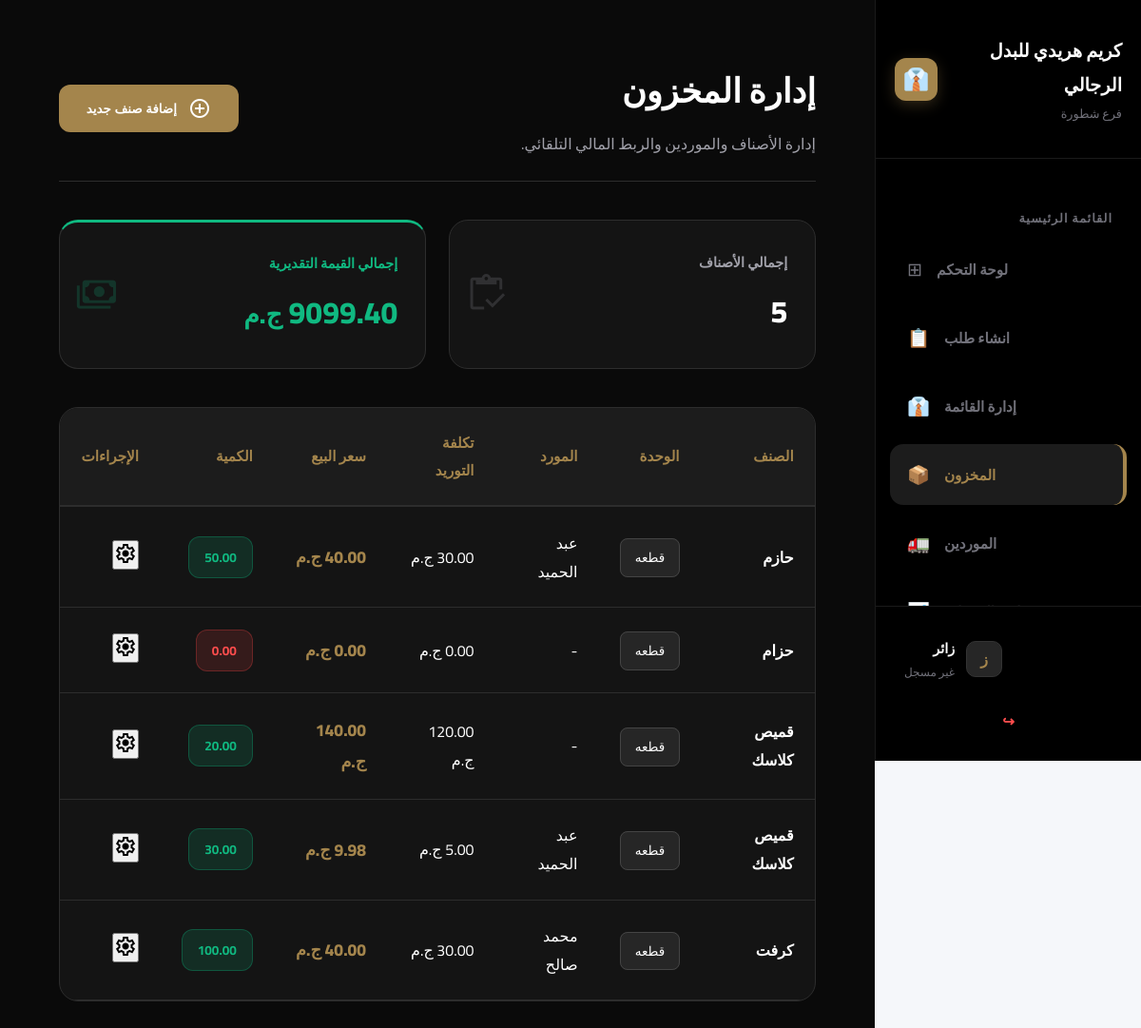
Before: /pos/inventory/ with the older database file.
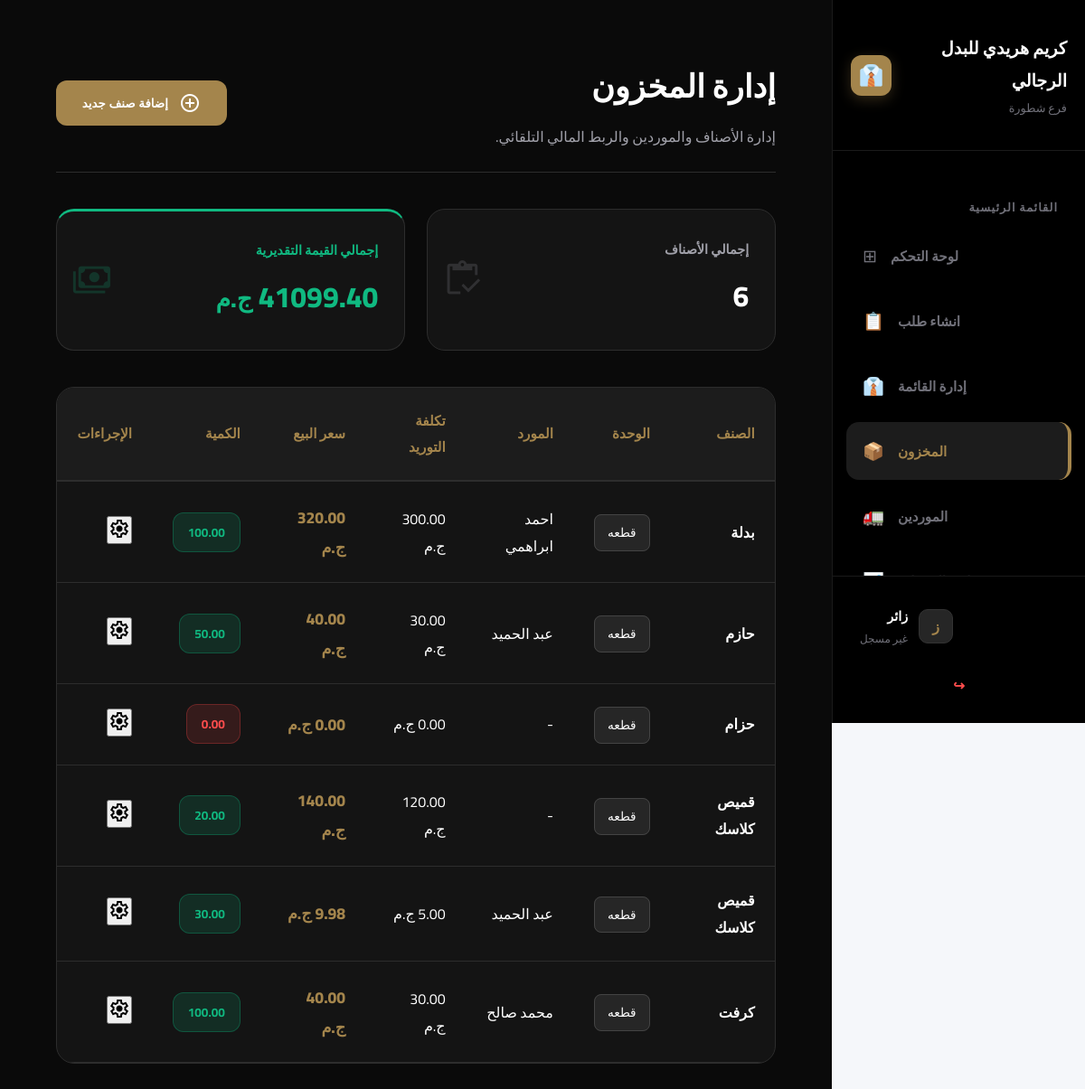
After: the same page with the newer database file.
### pos/models.py (models this page shows, shortened)
class InventoryItem(models.Model):
    name = models.CharField(max_length=200, verbose_name="اسم الصنف")
    category = models.ForeignKey(IngredientCategory, on_delete=models.CASCADE, related_name='items', verbose_name="الفئة")
    size = models.ForeignKey(Size_choices, on_delete=models.CASCADE, verbose_name="الحجم", null=True, blank=True)
    color = models.ForeignKey(Colors_choices, on_delete=models.CASCADE, verbose_name="اللون", null=True, blank=True)
    quantity = models.DecimalField(max_digits=10, decimal_places=2, verbose_name="الكمية الحالية")
    min_limit = models.DecimalField(max_digits=10, decimal_places=2, verbose_name="حد الطلب (الحد الأدنى)")
    unit = models.ForeignKey(Unit_choices, on_delete=models.CASCADE, verbose_name="الوحدة")
    unit_cost = models.DecimalField(max_digits=10, decimal_places=2, verbose_name="سعر الوحدة")
    supply_cost = models.DecimalField(max_digits=10, decimal_places=2, verbose_name="تكلفة التوريد", default=0)
    profit = models.DecimalField(max_digits=10, decimal_places=2, verbose_name="الربح المتوقع", default=0)
    updated_at = models.DateTimeField(auto_now=True, verbose_name="آخر تحديث")
    Supplier = models.ForeignKey(Supplier, on_delete=models.CASCADE, verbose_name="المورد", null=True, blank=True)

class Supplier(models.Model):
    name = models.CharField(max_length=400, verbose_name="اسم المورد")
    mobil = models.CharField(max_length=15)
    address = models.CharField(max_length=1000, verbose_name="عنوان المورد")
    category = models.CharField(max_length=200, null=True, blank=True, verbose_name="التصنيف") # أضفنا هذا الحقل
    number_of_supplies = models.PositiveIntegerField(default=0)

### categories/models.py (models this page shows)
class Unit_choices(models.Model):
    unit = models.CharField (max_length=100, verbose_name="وحدات التخزين")
    def __str__(self):
        return self.unit

### pos/views.py (the view)
# urls.py: path('inventory/', views.inventory_management, name='inventory_management'),
def inventory_management(request):
    items = InventoryItem.objects.all().order_by('name')
    low_stock_count = items.filter(quantity__lte=F('min_limit')).count()
    inventory_value = sum(item.quantity * item.unit_cost for item in items)
    category_filter = request.GET.get('category')
    if category_filter and category_filter != 'all':
        items = items.filter(category_id=category_filter)
    context = {
        'items': items,
        'categories': IngredientCategory.objects.all(),
        'units': Unit_choices.objects.all(),
        'suppliers': Supplier.objects.all(),
        'sizes': Size_choices.objects.all(),
        'colors': Colors_choices.objects.all(),
        'total_items_count': items.count(),
        'low_stock_count': low_stock_count,
        'inventory_value': inventory_value,
        'selected_category': category_filter,
    }
    return render(request, 'pos/inventory_management.html', context)

### accounts/context_processors.py (called while the page is built)
def notifications_processor(request):
    if request.user.is_authenticated:
        notifications = Notification.objects.filter(user=request.user, is_deleted=False).order_by('-created_at')[:10]
    else:
        notifications = []
    return {'notifications': notifications}

### categories/models.py (called while the page is built)
    def __str__(self):
        return self.category

### templates/pos/inventory_management.html (shortened to what this page needs)
{% extends 'base.html' %}
{% load static %}
{% block extra_css %}
    <link rel="stylesheet" href="{% static 'css/inventory.css' %}">
{% endblock %}
{% block content %}
<div class="inventory-page-wrapper" dir="rtl">
    <header class="inventory-main-header">
        <div class="header-text">
            <h1 class="page-title">إدارة المخزون</h1>
            <p class="page-subtitle">إدارة الأصناف والموردين والربط المالي التلقائي.</p>
        </div>
        <div class="header-actions">
            <button onclick="openModal('addItemModal')" class="btn-primary-luxury">
                <span class="material-symbols-outlined">add_circle</span>
                <span class="btn-text">إضافة صنف جديد</span>
            </button>
        </div>
    </header>
    <section class="stats-container">
        <div class="luxury-card stat-item">
            <div class="stat-info"><span class="label">إجمالي الأصناف</span><span class="value">{{ items.count }}</span></div>
            <span class="material-symbols-outlined icon-bg">inventory</span>
        </div>
        <div class="luxury-card stat-item total-value-border">
            <div class="stat-info">
                <span class="label text-emerald">إجمالي القيمة التقديرية</span>
                <span class="value text-emerald">{{ inventory_value|floatformat:2 }} <small>ج.م</small></span>
            </div>
            <span class="material-symbols-outlined icon-bg emerald-icon">payments</span>
        </div>
    </section>
    <div class="inventory-table-container">
        <table class="luxury-data-table" id="inventoryTable">
            <thead>
                <tr>
                    <th>الصنف</th>
                    <th>الوحدة</th>
                    <th>المورد</th>
                    <th>تكلفة التوريد</th>
                    <th>سعر البيع</th>
                    <th>الكمية</th>
                    <th class="text-center">الإجراءات</th>
                </tr>
            </thead>
            <tbody>
                {% for item in items %}
                <tr>
                    <td><strong>{{ item.name }}</strong></td>
                    <td><span class="unit-badge">{{ item.unit }}</span></td>
                    <td><span class="table-text-muted">{{ item.Supplier.name|default:"-" }}</span></td>
                    <td><span class="price-text">{{ item.supply_cost }} ج.م</span></td>
                    <td><span class="price-text-gold">{{ item.unit_cost }} ج.م</span></td>
                    <td>
                        <div class="status-badge-luxury {% if item.quantity <= item.min_limit %}status-red{% else %}status-green{% endif %}">
                            {{ item.quantity|floatformat:2 }}
                        </div>
                    </td>
                    <td class="text-center">
                        <button onclick="openControlModal('{{ item.id }}', '{{ item.name }}', '{{ item.unit_cost }}', '{{ item.supply_cost }}')" class="btn-action-icon edit-btn">
                            <span class="material-symbols-outlined">settings</span>
                        </button>
                    </td>
                </tr>
                {% endfor %}
            </tbody>
        </table>
    </div>
</div>
{% endblock %}

Changed rows visible on the page:
added InventoryItem: name "بدلة", unit "قطعه", Supplier.name "احمد ابراهمي", supply_cost "300.00", unit_cost "320.00", quantity "100.00"
Other visible differences:
{{ items.count }}: "5" → "6"
{{ inventory_value|floatformat:2 }}: "9099.40" → "41099.40"
